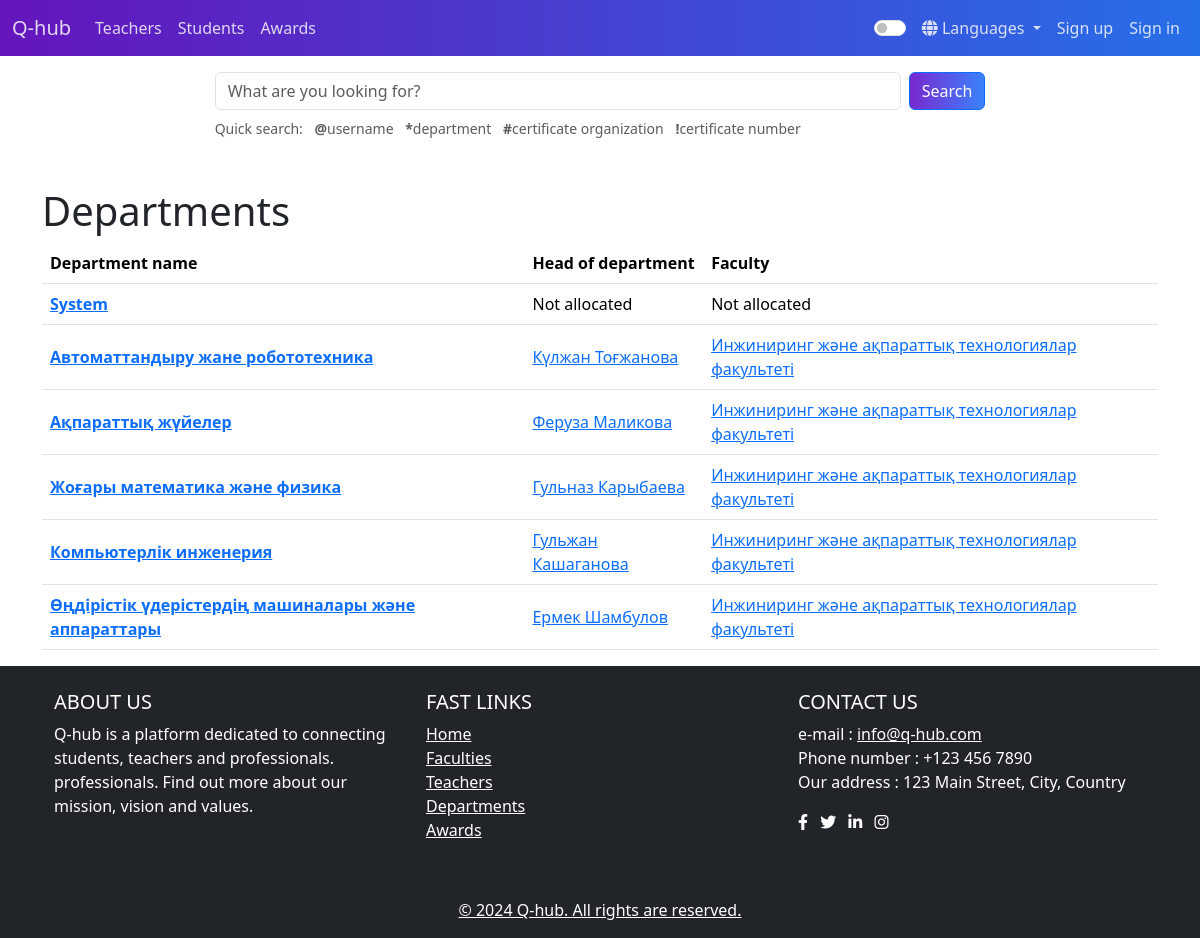
Screenshot of /departments/ with the database file from the repository.
### departments/models.py (models this page shows, shortened)
class Department(models.Model):
    name = models.CharField(max_length=100, unique=True)
    head = models.ForeignKey(
        User, on_delete=models.SET_NULL, null=True, blank=True, related_name="head_of_department"
    )
    faculty = models.ForeignKey(
        Faculty, on_delete=models.SET_NULL, null=True, blank=True, related_name="departments"
    )
    class Meta:
        ordering = ['faculty__name', 'name',]

### faculties/models.py (models this page shows)
class Faculty(models.Model):
    name = models.CharField(max_length=255, unique=True)
    description = models.TextField(blank=True, null=True)
    dean = models.ForeignKey(
        User, on_delete=models.SET_NULL, null=True, related_name="dean_of_faculty"
    )
    created_at = models.DateTimeField(auto_now_add=True)
    website = models.URLField(blank=True, null=True)
    contact_email = models.EmailField(blank=True, null=True)
    location = models.CharField(max_length=255, blank=True, null=True)
    logo = models.ImageField(
        upload_to=faculty_logo_upload_to,
        default="assets/images/default_logo.png",
        blank=True,
        null=True
    )
    class Meta:
        ordering = ['name',]
    def __str__(self):
        return self.name

### departments/views.py (the view)
# urls.py: path('', DepartmentListView.as_view(), name="list"),
class DepartmentListView(ListView):
    model = Department
    template_name = "departments/department_list.html"
    context_object_name = "departments"

### templates/departments/department_list.html (shortened to what this page needs)
{% extends "base.html" %}
{% load i18n %}
{% block content %}
<div class="container mt-3">
  <h1>{% trans "Departments" %}</h1>
  <table class="table align-middle bg-white">
    <thead class="bg-dark text-light">
      <tr>
        <th>{% trans "Department Name" %}</th>
        <th>{% trans "Department Head" %}</th>
        <th>{% trans "Faculty" %}</th>
      </tr>
    </thead>
    <tbody>
      {% for department in departments %}
      <tr>
        <td>
          <a href="{% url 'departments:detail' department.id %}" class="fw-bold">
            {{ department.name }}
          </a>
        </td>
        <td>
          {% if department.head %}
            <a href="{% url 'managers:detail' department.head.pk %}">{{ department.head.get_full_name }}</a>
          {% else %}
            {% trans "Not Assigned" %}
          {% endif %}
        </td>
        <td>
          {% if department.faculty %}
            <a href="{% url 'faculties:detail' department.faculty.pk %}">{{ department.faculty }}</a>
          {% else %}
            {% trans "Not Assigned" %}
          {% endif %}
        </td>
      </tr>
      {% endfor %}
    </tbody>
  </table>
</div>
{% endblock %}

### rows the page displays
Department: name "System"
Department: name "Автоматтандыру жане робототехника", head.get_full_name "Күлжан Тоғжанова", faculty "Инжиниринг және ақпараттық технологиялар факультеті"
Department: name "Ақпараттық жүйелер", head.get_full_name "Феруза Маликова", faculty "Инжиниринг және ақпараттық технологиялар факультеті"
Department: name "Жоғары математика және физика", head.get_full_name "Гульназ Карыбаева", faculty "Инжиниринг және ақпараттық технологиялар факультеті"
Department: name "Компьютерлік инженерия", head.get_full_name "Гульжан Кашаганова", faculty "Инжиниринг және ақпараттық технологиялар факультеті"
Department: name "Өңдірістік үдерістердің машиналары және аппараттары", head.get_full_name "Ермек Шамбулов", faculty "Инжиниринг және ақпараттық технологиялар факультеті"
